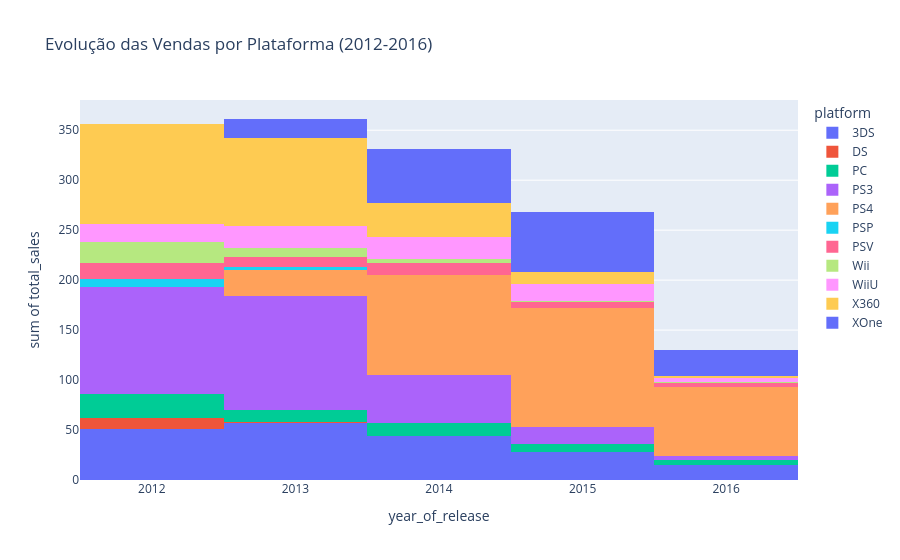

This figure's notebook cell:
### Code cell
#calculando as vendas totais por plataforma no ano de (2012-2016)
sales_by_platform_year_recent = recent_data.groupby(['platform', 'year_of_release'])['total_sales'].sum().reset_index()

#comparando a evolução ano a ano das vendas por plataforma no período recente
sales_by_platform_year_recent = px.histogram(sales_by_platform_year_recent, x='year_of_release', y='total_sales', color='platform', title='Evolução das Vendas por Plataforma (2012-2016)')
sales_by_platform_year_recent.show()

### Figure 1 — Plotly figure (JSON) as saved in the notebook; plotly's stock layout.template omitted (floating-point values rounded to 4 significant figures)
{"data": [{"bingroup": "x", "histfunc": "sum", "hovertemplate": "platform=3DS<br>year_of_release=%{x}<br>sum of total_sales=%{y}<extra></extra>", "legendgroup": "3DS", "marker": {"color": "#636efa", "pattern": {"shape": ""}}, "name": "3DS", "orientation": "v", "showlegend": true, "type": "histogram", "x": [2012.0, 2013.0, 2014.0, 2015.0, 2016.0], "xaxis": "x", "y": [51.36, 56.57, 43.76, 27.78, 15.14], "yaxis": "y"}, {"bingroup": "x", "histfunc": "sum", "hovertemplate": "platform=DS<br>year_of_release=%{x}<br>sum of total_sales=%{y}<extra></extra>", "legendgroup": "DS", "marker": {"color": "#EF553B", "pattern": {"shape": ""}}, "name": "DS", "orientation": "v", "showlegend": true, "type": "histogram", "x": [2012.0, 2013.0], "xaxis": "x", "y": [11.01, 1.54], "yaxis": "y"}, {"bingroup": "x", "histfunc": "sum", "hovertemplate": "platform=PC<br>year_of_release=%{x}<br>sum of total_sales=%{y}<extra></extra>", "legendgroup": "PC", "marker": {"color": "#00cc96", "pattern": {"shape": ""}}, "name": "PC", "orientation": "v", "showlegend": true, "type": "histogram", "x": [2012.0, 2013.0, 2014.0, 2015.0, 2016.0], "xaxis": "x", "y": [23.22, 12.38, 13.28, 8.52, 5.25], "yaxis": "y"}, {"bingroup": "x", "histfunc": "sum", "hovertemplate": "platform=PS3<br>year_of_release=%{x}<br>sum of total_sales=%{y}<extra></extra>", "legendgroup": "PS3", "marker": {"color": "#ab63fa", "pattern": {"shape": ""}}, "name": "PS3", "orientation": "v", "showlegend": true, "type": "histogram", "x": [2012.0, 2013.0, 2014.0, 2015.0, 2016.0], "xaxis": "x", "y": [107.4, 113.2, 47.76, 16.82, 3.6], "yaxis": "y"}, {"bingroup": "x", "histfunc": "sum", "hovertemplate": "platform=PS4<br>year_of_release=%{x}<br>sum of total_sales=%{y}<extra></extra>", "legendgroup": "PS4", "marker": {"color": "#FFA15A", "pattern": {"shape": ""}}, "name": "PS4", "orientation": "v", "showlegend": true, "type": "histogram", "x": [2013.0, 2014.0, 2015.0, 2016.0], "xaxis": "x", "y": [25.99, 100.0, 118.9, 69.25], "yaxis": "y"}, {"bingroup": "x", "histfunc": "sum", "hovertemplate": "platform=PSP<br>year_of_release=%{x}<br>sum of total_sales=%{y}<extra></extra>", "legendgroup": "PSP", "marker": {"color": "#19d3f3", "pattern": {"shape": ""}}, "name": "PSP", "orientation": "v", "showlegend": true, "type": "histogram", "x": [2012.0, 2013.0, 2014.0, 2015.0], "xaxis": "x", "y": [7.69, 3.14, 0.24, 0.12], "yaxis": "y"}, {"bingroup": "x", "histfunc": "sum", "hovertemplate": "platform=PSV<br>year_of_release=%{x}<br>sum of total_sales=%{y}<extra></extra>", "legendgroup": "PSV", "marker": {"color": "#FF6692", "pattern": {"shape": ""}}, "name": "PSV", "orientation": "v", "showlegend": true, "type": "histogram", "x": [2012.0, 2013.0, 2014.0, 2015.0, 2016.0], "xaxis": "x", "y": [16.19, 10.59, 11.9, 6.25, 4.25], "yaxis": "y"}, {"bingroup": "x", "histfunc": "sum", "hovertemplate": "platform=Wii<br>year_of_release=%{x}<br>sum of total_sales=%{y}<extra></extra>", "legendgroup": "Wii", "marker": {"color": "#B6E880", "pattern": {"shape": ""}}, "name": "Wii", "orientation": "v", "showlegend": true, "type": "histogram", "x": [2012.0, 2013.0, 2014.0, 2015.0, 2016.0], "xaxis": "x", "y": [21.71, 8.59, 3.75, 1.14, 0.18], "yaxis": "y"}, {"bingroup": "x", "histfunc": "sum", "hovertemplate": "platform=WiiU<br>year_of_release=%{x}<br>sum of total_sales=%{y}<extra></extra>", "legendgroup": "WiiU", "marker": {"color": "#FF97FF", "pattern": {"shape": ""}}, "name": "WiiU", "orientation": "v", "showlegend": true, "type": "histogram", "x": [2012.0, 2013.0, 2014.0, 2015.0, 2016.0], "xaxis": "x", "y": [17.56, 21.65, 22.03, 16.35, 4.6], "yaxis": "y"}, {"bingroup": "x", "histfunc": "sum", "hovertemplate": "platform=X360<br>year_of_release=%{x}<br>sum of total_sales=%{y}<extra></extra>", "legendgroup": "X360", "marker": {"color": "#FECB52", "pattern": {"shape": ""}}, "name": "X360", "orientation": "v", "showlegend": true, "type": "histogram", "x": [2012.0, 2013.0, 2014.0, 2015.0, 2016.0], "xaxis": "x", "y": [99.74, 88.58, 34.74, 11.96, 1.52], "yaxis": "y"}, {"bingroup": "x", "histfunc": "sum", "hovertemplate": "platform=XOne<br>year_of_release=%{x}<br>sum of total_sales=%{y}<extra></extra>", "legendgroup": "XOne", "marker": {"color": "#636efa", "pattern": {"shape": ""}}, "name": "XOne", "orientation": "v", "showlegend": true, "type": "histogram", "x": [2013.0, 2014.0, 2015.0, 2016.0], "xaxis": "x", "y": [18.96, 54.07, 60.14, 26.15], "yaxis": "y"}], "layout": {"barmode": "relative", "legend": {"title": {"text": "platform"}, "tracegroupgap": 0}, "title": {"text": "Evolução das Vendas por Plataforma (2012-2016)"}, "xaxis": {"anchor": "y", "domain": [0, 1], "title": {"text": "year_of_release"}}, "yaxis": {"anchor": "x", "domain": [0, 1], "title": {"text": "sum of total_sales"}}}}
